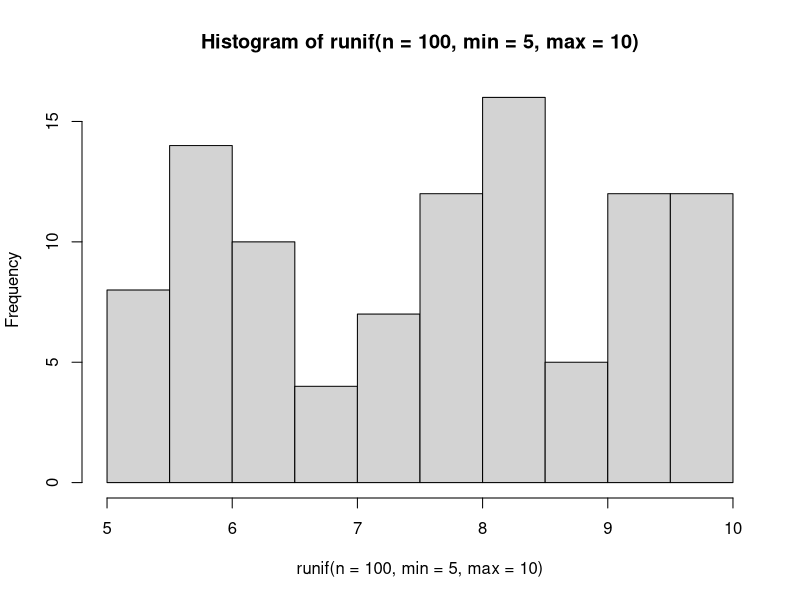
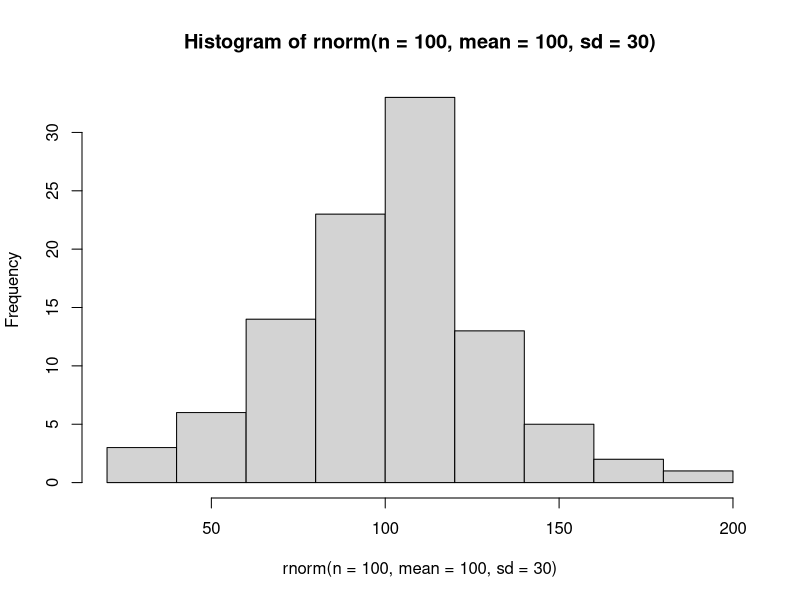
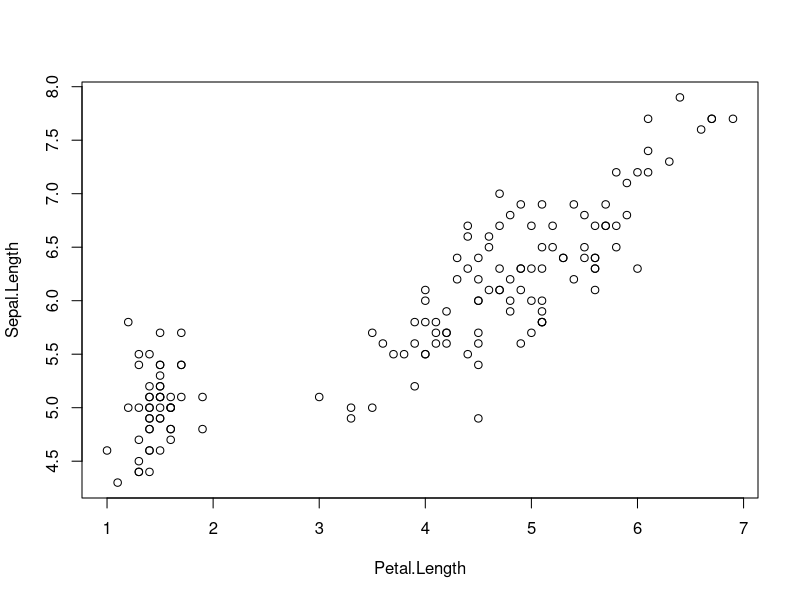

Generate these figures, in order, with R:
## ---- chunk 1
a <- c(2, 2.2)
a #coerces to double

b <- c("purple", "green")
typeof(b)

d <- c(a,b)
typeof(d)

### comparison operators yield a logical result
a <- runif(10)
print(a)

a > 0.5 # conditional statement 

### How many elements in the vector are > 0.5
sum(a > 0.5)
mean(a > 0.5) # what proportion of vector are greater than 0.5
## ---- chunk 2
z <- c(10, 20, 30)
z + 1

## what happens when vectors are added together?
y <- c(1, 2, 3)

z + y # results in an "element by element" operation on the vector

z^2
## ---- chunk 3
z
x <- c(1,2)
z + x #warning is issued but calculation is still made
# shorter vector is always recycled 
## ---- chunk 4
runif(n=5, min=5, max=10) #n sample size, min = minimum value, max=maximum value

set.seed(111) # set.seed can any number, sets random number generator (is reproducible)
runif(n=100, min=5, max=10)

hist(runif(n=100, min=5, max=10))
## ---- chunk 5
randomNormalNumbers <- rnorm(100)
mean(randomNormalNumbers) #hist function shows distribution

rnorm(n=100, mean=100, sd=30)
hist(rnorm(n=100, mean=100, sd=30))
## ---- chunk 6
my_vec <- 1:12

m <- matrix(data = my_vec, nrow=4)
m

m <- matrix(data = my_vec, ncol=3)
m

m <- matrix(data = my_vec, ncol=3, byrow=TRUE)
m
## ---- chunk 7
myList <- list(1:10, matrix(1:8, nrow=4, byrow=TRUE), letters[1:3], pi)
class(myList)
str(myList)
## ---- chunk 8
myList[4]
#myList[4] - 3 #single brackets gives you only elements in slot which is always type list
## ---- chunk 9
myList[[4]] #now we access contents

myList[[4]] - 3 

myList[[2]][4,1] ## 2 dim subsetting -> first number is row index, second is column [4,1] gives 4th row, first column

myList[c(1,2)] # to obtain multiple compartments of list

c(myList[[1]], myList[[2]]) # to obtain multiple elements within list
## ---- chunk 10
myList2 <- list(Tester = FALSE, littleM = matrix(1:9, nrow=3))
myList2$Tester #dollar sign accesses named elements

myList2$littleM[2,3] #extracts second row, third column of littleM

myList2$littleM[2,] # leave blank if you want all elements [2,] = second row, all columns

myList2$littleM[2] #gives second element
## ---- chunk 11
unRolled <- unlist(myList2)
unRolled

data(iris)
head(iris)
plot(Sepal.Length ~ Petal.Length, data= iris) #y~x
model <- lm(Sepal.Length ~ Petal.Length, data=iris)
results <- summary(model)

str(results)
# use [] to extract Petal.Length pvalue
results$coefficients["Petal.Length","Pr(>|t|)"]
results[[4]][2,4]

# different way: use unlist()
unlist(results)$coefficients8
## ---- chunk 12
varA <- 1:12
varB <- rep(c("Con", "LowN", "HighN"), each=4)
varC <- runif(12)

dFrame <- data.frame(varA, varB, varC, stringsAsFactors = FALSE)
print(dFrame)
## ---- chunk 13
newData <- list(varA=13, varB= "HighN", varC= 0.668)
## ---- chunk 14
dFrame <- rbind(dFrame, newData)

### why can't we use c?
newData2 <- c(14, "HighN", 0.668) #coerces to character
dFrame <- rbind(dFrame, newData2) #all character data types now!
## ---- chunk 15
newVar <- runif(14)
## ---- chunk 16
dFrame <- cbind(dFrame, newVar)
head(dFrame)
## ---- chunk 17
zMat <- matrix(data=1:30, ncol=3, byrow=TRUE)
zDframe <- as.data.frame(zMat)

zMat[3,3]
zDframe[3,3]

zMat[,3]
zDframe[,3]
zDframe$V3
zDframe["V3"]

zMat[3,]
zDframe[3,]

zMat[3]
zDframe[3] # different!! whole third column is given
## ---- chunk 18
zD <- c(NA, rnorm(10), NA, rnorm(3))
complete.cases(zD) #gives logical output
## ---- chunk 19
zD[complete.cases(zD)]
which(!complete.cases(zD))
which(is.na(zD))
## ---- chunk 20
m <- matrix(1:20, nrow=5)
m[1,1] <- NA 
m[5,4] <- NA
complete.cases(m) #gives T/F as to whether whole row is 'complete' (no NAs)
m[complete.cases(m),]
## ---- chunk 21
m[complete.cases(m[,c(1:2)]),]
